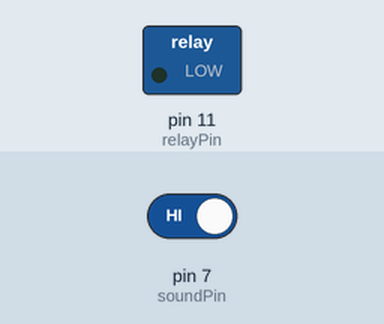
Recording of a sketch running on a simulated Arduino Uno, built with avr-gcc and run on an emulated ATmega328P. On the bench: switched loads named in the sketch (green lamp = pin HIGH). Inputs (shaded band) come from the test bench; at power-on: pin 7 (soundPin) HIGH.

Above: at 1.2 s.
1.3 s: pin 7 (soundPin) driven LOW
At 2.2 s:
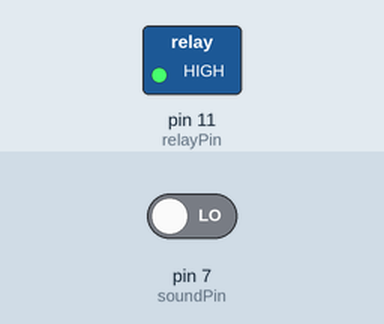
Timing chart, 0 to 4.3 s (numbered marks = the images above; inputs shaded):
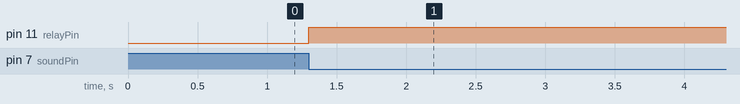

Measured:
- after the input at 1.3 s, pin 11 (relayPin): LOW → HIGH at once

The sketch:

Relay_SoundSensor.ino
```cpp
/*
Clap Switch

Demonstrates the working of Sound Sensor and Relay

By Sooraj K
*/

const int relayPin = 11;    //Relay signal pin
const int soundPin = 7;     //Sound sensor signal pin

int soundVal = 0;           //Variable to hold sound input
int currentState = LOW;     //Relay current state
int previousState = HIGH;   //Relay previou state

void setup ()
{
  pinMode (relayPin, OUTPUT);
  pinMode (soundPin, INPUT);
}

void loop ()
{
  soundVal = digitalRead(soundPin);                       //Read sound input
  if (soundVal == LOW && previousState==HIGH)             //If clap detected
  {
    currentState=!currentState;
    digitalWrite (relayPin, currentState);                //Toggle relay state
  }
  previousState=soundVal;                                 //save state
  delay(10);
}
```
